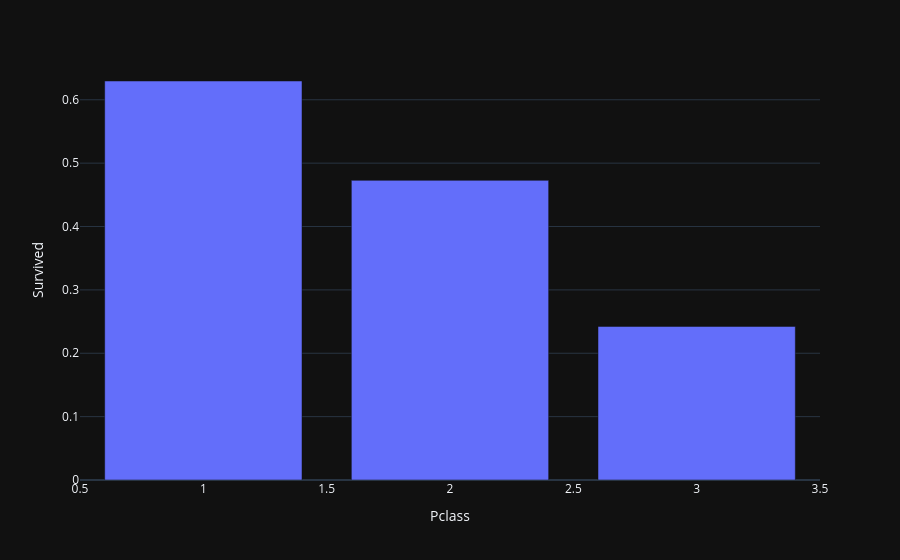

Notebook code for this chart:
### Code cell
b_class=data.groupby("Pclass")[["Survived"]].mean().reset_index()
fig=px.bar(b_class,x="Pclass",y="Survived")
fig.show()

### Figure 1 — Plotly figure (JSON) as saved in the notebook; plotly's stock layout.template omitted (floating-point values rounded to 4 significant figures)
{"data": [{"hovertemplate": "Pclass=%{x}<br>Survived=%{y}<extra></extra>", "legendgroup": "", "marker": {"color": "#636efa", "pattern": {"shape": ""}}, "name": "", "orientation": "v", "showlegend": false, "textposition": "auto", "x": [1, 2, 3], "xaxis": "x", "y": [0.6296, 0.4728, 0.2424], "yaxis": "y", "type": "bar"}], "layout": {"xaxis": {"anchor": "y", "domain": [0.0, 1.0], "title": {"text": "Pclass"}}, "yaxis": {"anchor": "x", "domain": [0.0, 1.0], "title": {"text": "Survived"}}, "legend": {"tracegroupgap": 0}, "margin": {"t": 60}, "barmode": "relative"}}
